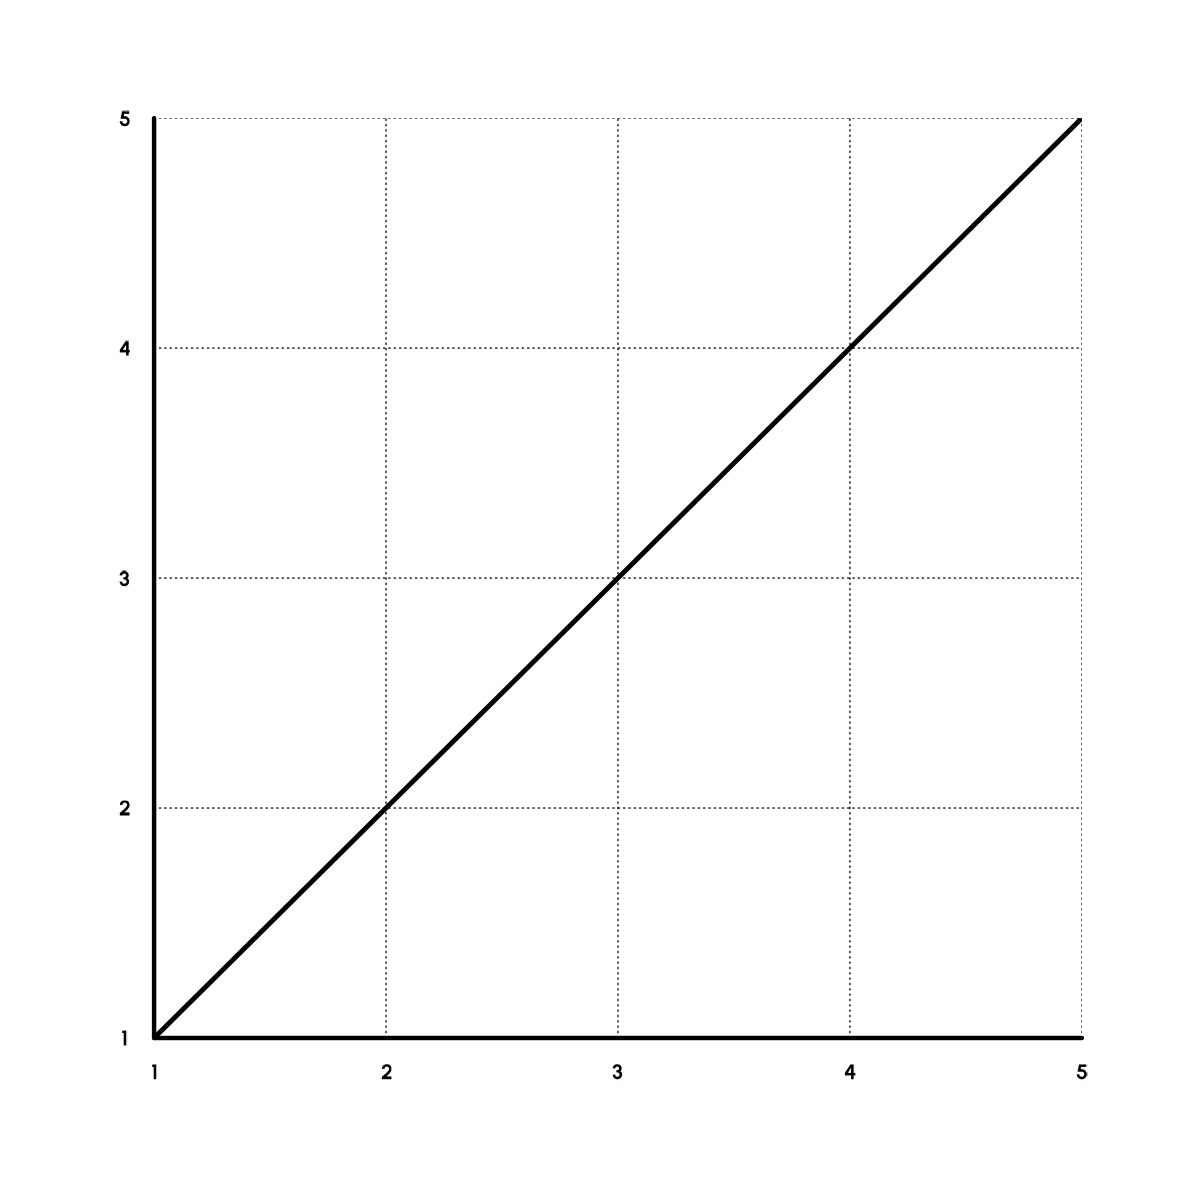

R code for this plot:
library(ggplot2)
library(dplyr)
library(httpgd)
library(sysfonts)
library(showtext)

showtext_auto()
font_add_google("Urbanist", family = "Urbanist")

font <- "Urbanist"
background_color <- "white"
plot_color <- "black"

data.frame(x = 1:5, y = 1:5) %>%
  ggplot(aes(x = x, y = y)) +
  geom_line(linewidth = .55) +
  scale_y_continuous(
    expand = expansion(mult = c(0, 0)),
    limits = c(1, 5),
    breaks = seq(1, 5, by = 1)
  ) +
  scale_x_continuous(
    expand = expansion(mult = c(0, 0)),
    limits = c(1, 5),
    breaks = seq(1, 5, by = 1)
  ) +
  theme_void() +
  theme(
    plot.background = element_rect(
      fill = background_color,
      color = background_color
    ),
    panel.background = element_rect(
      fill = background_color,
      color = background_color
    ),
    plot.margin = margin(1, 1, 1, 1, "cm"),
    axis.line = element_line(size = .5),
    axis.text.x = element_text(
      size = 16,
      family = font,
      face = "bold",
      color = plot_color,
      margin = margin(2, 0, 0, 0, "mm")
    ),
    axis.text.y = element_text(
      size = 16,
      family = font,
      face = "bold",
      color = plot_color,
      margin = margin(0, 2, 0, 0, "mm")
    ),
  )

ggsave(
  "typology-of-data-visualizations/line/1_line.png",
  width = 4,
  height = 4,
  units = "in",
  dpi = 300
)
